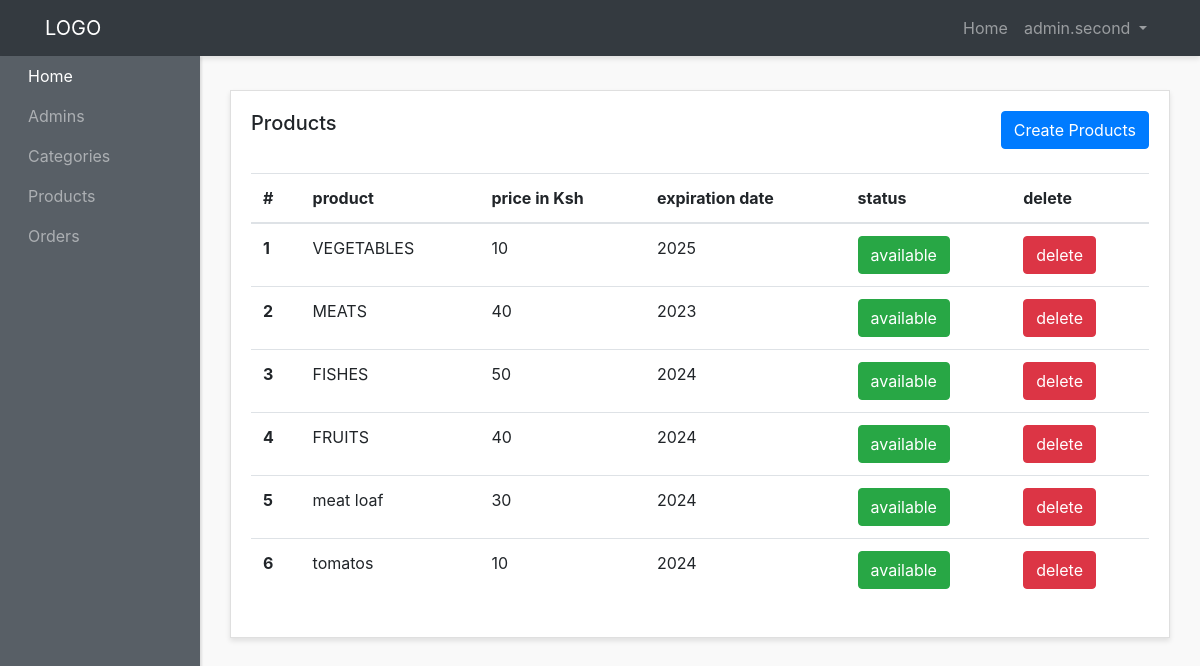
The app's page /admin-panel/products-admins/show-products.php (signed in) with its own data.
### tables this page shows
CREATE TABLE `products` (
  `id` int(3) NOT NULL,
  `title` varchar(200) NOT NULL,
  `description` text NOT NULL,
  `price` varchar(10) NOT NULL,
  `quantity` int(3) NOT NULL DEFAULT 1,
  `image` varchar(200) NOT NULL,
  `exp_date` varchar(200) NOT NULL,
  `category_id` int(3) NOT NULL,
  `status` int(1) NOT NULL DEFAULT 1,
  `created_at` timestamp NOT NULL DEFAULT current_timestamp()
);

### admin-panel/products-admins/show-products.php (the view, shortened to what this page needs)
<?php require "../layouts/header.php"; ?>
<?php require "../../config/config.php"; ?>
<?php
  $products = $conn->query("SELECT * FROM products");
  $products->execute();
  $allProducts = $products->fetchAll(PDO::FETCH_OBJ);
?>
      <div class="row">
        <div class="col">
          <div class="card">
            <div class="card-body">
              <h5 class="card-title mb-4 d-inline">Products</h5>
              <a  href="<?php echo ADMINURL; ?>/products-admins/create-products.php" class="btn btn-primary mb-4 text-center float-right">Create Products</a>
              <table class="table">
                <thead>
                  <tr>
                    <th scope="col">#</th>
                    <th scope="col">product</th>
                    <th scope="col">price in Ksh</th>
                    <th scope="col">expiration date</th>
                    <th scope="col">status</th>
                    <th scope="col">delete</th>
                  </tr>
                </thead>
                <tbody>
                  <?php foreach ($allProducts as $product) : ?>
                    <tr>
                      <th scope="row"><?php echo $product->id; ?></th>
                      <td><?php echo $product->title; ?></td>
                      <td><?php echo $product->price; ?></td>
                      <td><?php echo $product->exp_date; ?></td>
                      <?php if($product->status == 0) : ?>
                        <td><a href="<?php echo ADMINURL; ?>/products-admins/status.php?id=<?php echo $product->id; ?>&status=<?php echo $product->status; ?>" class="btn btn-danger  text-center ">unavailable</a></td>
                      <?php else : ?>
                        <td><a href="<?php echo ADMINURL; ?>/products-admins/status.php?id=<?php echo $product->id; ?>&status=<?php echo $product->status; ?>" class="btn btn-success  text-center ">available</a></td>
                      <?php endif; ?>
                      <td><a href="<?php echo ADMINURL; ?>/products-admins/delete-products.php?id=<?php echo $product->id; ?>" class="btn btn-danger  text-center ">delete</a></td>
                    </tr>
                  <?php endforeach; ?>
                </tbody>
              </table>
            </div>
          </div>
        </div>
      </div>
<?php require "../layouts/footer.php"; ?>

### admin-panel/styles/style.css (style rules this page uses)
body { background:#f9f9f9; }
.card { margin-bottom: 15px; border-radius:0; box-shadow: 0 3px 5px rgba(0,0,0,.1); }

### records on screen
products: id "1", title "VEGETABLES", price "10", exp_date "2025"
products: id "2", title "MEATS", price "40", exp_date "2023"
products: id "3", title "FISHES", price "50", exp_date "2024"
products: id "4", title "FRUITS", price "40", exp_date "2024"
products: id "5", title "meat loaf", price "30", exp_date "2024"
products: id "6", title "tomatos", price "10", exp_date "2024"

### other values on screen
$_SESSION['adminname'] "admin.second"
